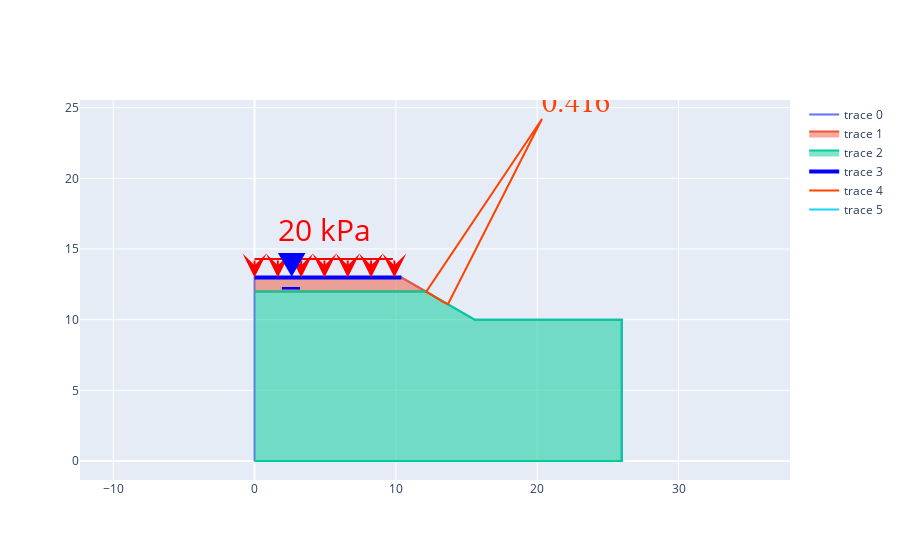

Write notebook code for a chart like this one.
### Code cell
s._min_FOS_location
s.plot_critical()

### Figure 1 — Plotly figure (JSON) as saved in the notebook; plotly's stock layout.template omitted (floating-point values rounded to 4 significant figures)
{"data": [{"mode": "lines", "type": "scatter", "x": [0, 0, 10.39, 15.59, 25.98, 25.98, 0], "y": [0, 12.99, 12.99, 9.99, 9.99, 0, 0]}, {"fill": "toself", "mode": "lines", "type": "scatter", "x": [0, 10.39, 12.12, 0], "y": [12.99, 12.99, 11.99, 11.99]}, {"fill": "toself", "mode": "lines", "type": "scatter", "x": [0, 12.12, 15.59, 25.98, 25.98, 0], "y": [11.99, 11.99, 9.99, 9.99, 0, 0]}, {"line": {"color": "blue", "width": 4}, "mode": "lines", "type": "scatter", "x": [0, 10.39], "y": [12.99, 12.99]}, {"hovertemplate": "%{meta[0]}", "line": {"color": "#ff4200"}, "meta": [0.416], "mode": "lines", "type": "scatter", "x": [13.4, 12.16, 12.15, 20.33, 13.68, 13.4], "y": [11.22, 11.97, 11.98, 24.2, 11.09, 11.22]}, {"mode": "lines+text", "text": ["0.416"], "textfont": {"color": "#ff4200", "family": "sans serif", "size": 30}, "textposition": "top right", "type": "scatter", "x": [20.33], "y": [24.2]}], "layout": {"annotations": [{"arrowcolor": "red", "arrowhead": 3, "arrowsize": 2, "arrowwidth": 2, "ax": 0, "axref": "x", "ay": 14.29, "ayref": "y", "showarrow": true, "text": "", "x": 0, "xref": "x", "y": 12.99, "yref": "y"}, {"arrowcolor": "red", "arrowhead": 3, "arrowsize": 2, "arrowwidth": 2, "ax": 1.649, "axref": "x", "ay": 14.29, "ayref": "y", "showarrow": true, "text": "", "x": 1.649, "xref": "x", "y": 12.99, "yref": "y"}, {"arrowcolor": "red", "arrowhead": 3, "arrowsize": 2, "arrowwidth": 2, "ax": 3.297, "axref": "x", "ay": 14.29, "ayref": "y", "showarrow": true, "text": "", "x": 3.297, "xref": "x", "y": 12.99, "yref": "y"}, {"arrowcolor": "red", "arrowhead": 3, "arrowsize": 2, "arrowwidth": 2, "ax": 4.946, "axref": "x", "ay": 14.29, "ayref": "y", "showarrow": true, "text": "", "x": 4.946, "xref": "x", "y": 12.99, "yref": "y"}, {"arrowcolor": "red", "arrowhead": 3, "arrowsize": 2, "arrowwidth": 2, "ax": 6.595, "axref": "x", "ay": 14.29, "ayref": "y", "showarrow": true, "text": "", "x": 6.595, "xref": "x", "y": 12.99, "yref": "y"}, {"arrowcolor": "red", "arrowhead": 3, "arrowsize": 2, "arrowwidth": 2, "ax": 8.244, "axref": "x", "ay": 14.29, "ayref": "y", "showarrow": true, "text": "", "x": 8.244, "xref": "x", "y": 12.99, "yref": "y"}, {"arrowcolor": "red", "arrowhead": 3, "arrowsize": 2, "arrowwidth": 2, "ax": 9.892, "axref": "x", "ay": 14.29, "ayref": "y", "showarrow": true, "text": "", "x": 9.892, "xref": "x", "y": 12.99, "yref": "y"}, {"axref": "x", "ayref": "y", "font": {"color": "red", "size": 30}, "showarrow": false, "text": "20 kPa", "x": 4.946, "xref": "x", "y": 14.29, "yref": "y", "yshift": 30}, {"arrowcolor": "red", "arrowhead": 0, "arrowsize": 2, "arrowwidth": 2, "ax": 9.892, "axref": "x", "ay": 14.29, "ayref": "y", "showarrow": true, "text": "", "x": 0, "xref": "x", "y": 14.29, "yref": "y"}, {"font": {"color": "blue", "size": 35}, "showarrow": false, "text": "▼", "x": 2.598, "y": 12.99, "yshift": 15}, {"font": {"color": "blue", "size": 40}, "showarrow": false, "text": "_", "x": 2.598, "y": 12.99, "yshift": 10}], "yaxis": {"scaleanchor": "x", "scaleratio": 1}}}
